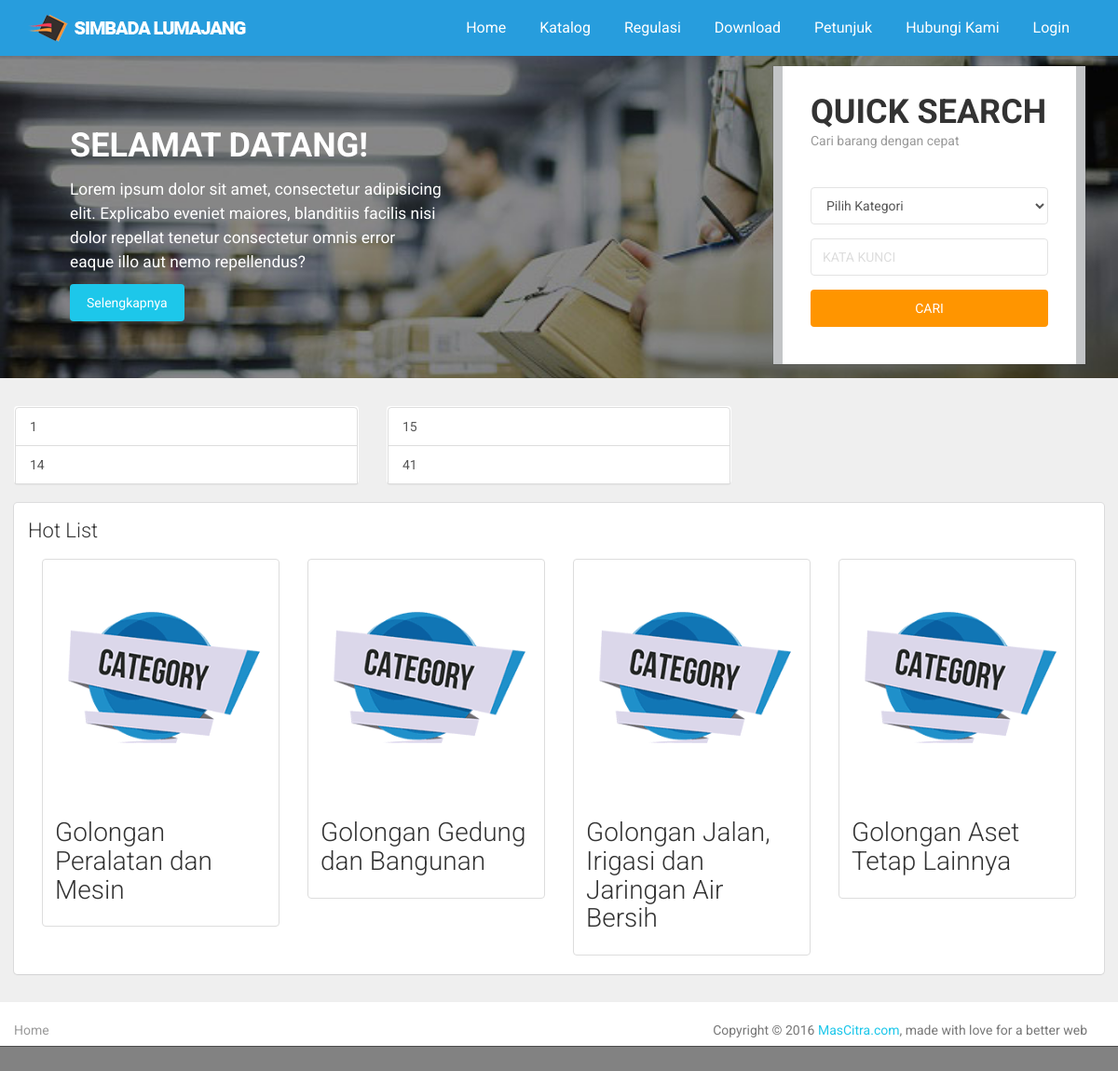
The page / on the database its author committed.
### tables this page shows
CREATE TABLE `kategori` (
  `id` int(11) NOT NULL,
  `kode_kategori` varchar(255) NOT NULL,
  `nama` varchar(255) NOT NULL,
  `kode_induk_kategori` varchar(255) DEFAULT NULL,
  `status` int(11) DEFAULT '1'
);

### application/controllers/Homepage.php (called while the page is built, shortened)
<?php
class Homepage extends MY_Controller
{
    public function __construct()
    {
        $this->data['css'] = 'homepage';
        $this->load->model(array('kategori_m', 'barang_m'));
    }
    public function index()
    {
        $this->data['content'] = 'home';
        $this->data['info'] = $this->pengumuman_m->get_info();
        $this->data['daftar'] = $this->kategori_m->getKategoriWithChild();
        $this->data['kategori'] = $this->kategori_m->limit(4)->get_many_by(array('kode_induk_kategori' => NULL));
        $this->load->view('homepage/index', $this->data);
    }
}

### application/core/MY_Controller.php (called while the page is built, shortened)
<?php
class MY_Controller extends CI_Controller
{
    public function _remap($method, $param = array())
    {
        if (method_exists($this, $method) && $method != 'index') {
            return call_user_func_array(array($this, $method), $param);
        } else {
            $this->index();
        }
    }
}

### index.php (called while the page is built, shortened)
<?php
require_once BASEPATH . 'core/CodeIgniter.php';

### application/core/MY_Model.php (called while the page is built, shortened)
<?php
class MY_Model extends CI_Model
{
    protected $_table;
    public $_database;
    protected $return_type = 'object';
    protected $_temporary_return_type = NULL;
    public function __construct()
    {
        $this->_database = $this->db;
        $this->_temporary_return_type = $this->return_type;
    }
    public function get_many_by()
    {
        return $this->get_all();
    }
    public function get_all()
    {
        $result = $this->_database->get($this->_table)
                           ->{$this->_return_type(1)}();
        $this->_temporary_return_type = $this->return_type;
        return $result;
    }
    public function limit($limit, $offset = 0)
    {
        $this->_database->limit($limit, $offset);
        return $this;
    }
    private function _fetch_table()
    {
        if ($this->_table == NULL)
        {
            $this->_table = plural(preg_replace('/(_m|_model)?$/', '', strtolower(get_class($this))));
        }
    }
    protected function _set_where($params)
    {
        if (count($params) == 1 && is_array($params[0]))
        {
            foreach ($params[0] as $field => $filter)
            {
                if (is_array($filter))
                {
                    $this->_database->where_in($field, $filter);
                }
                else
                {
                    if (is_int($field))
                    {
                        $this->_database->where($filter);
                    }
                    else
                    {
                        $this->_database->where($field, $filter);
                    }
                }
            }
        }
    }
    protected function _return_type($multi = FALSE)
    {
        $method = ($multi) ? 'result' : 'row';
        return $this->_temporary_return_type == 'array' ? $method . '_array' : $method;
    }
}

### application/models/Kategori_m.php (called while the page is built, shortened)
<?php
class kategori_m extends MY_Model
{
    public function __construct()
    {
        $this->_table = 'kategori';
    }
    public function getKategoriWithChild()
    {
        $result = $this->kategori_m->get_many_by(array('status' => '1'));
        $induk = array();
        foreach ($result as $list) {
            if (strlen($list->kode_kategori) == 2) {
                array_push($induk, $list);
            }
        }
        $limit = count($induk);
        $indukDanSub = array();
        for ($i = 0; $i < $limit; $i++) {
            $j = 0;
            $indukDanSub[$i][$j++] = $induk[$i]->id;
            $indukDanSub[$i][$j] = $induk[$i]->nama;
            $result = $this->kategori_m->get_many_by(array('kode_induk_kategori' => $induk[$i]->kode_kategori, 'status' => '1'));
            foreach ($result as $list){
                $j++;
                $indukDanSub[$i][$j++] = $list->id;
                $indukDanSub[$i][$j] = $list->nama;
            }
        }
        return $indukDanSub;
    }
}

### application/views/homepage/_home.php (the view, shortened to what this page needs)
<div class='row' id="highlight">
    <div class="col-lg-5">
        <div id="desc">
            <h2>SELAMAT DATANG!</h2>
            <p>
                Lorem ipsum dolor sit amet, consectetur adipisicing elit.
                Explicabo eveniet maiores, blanditiis facilis nisi dolor repellat tenetur
                consectetur omnis error eaque illo aut nemo repellendus?
            </p>
            <button class="btn btn-info btn-fill">Selengkapnya</button>
        </div>
    </div>
    <div class="col-lg-7">
        <div class="card">
            <div class="header">
                <h2 class="title">QUICK SEARCH</h2>
                <span class="category">Cari barang dengan cepat</span>
            </div>
            <div class="content">
                <div class="form-group">
                    <select class="form-control" name="">
                        <option value="">Pilih Kategori</option>
                    </select>
                </div>
                <div class="form-group">
                    <input type="text" class="form-control" placeholder="KATA KUNCI">
                </div>
                <div class="form-group">
                    <button class="btn btn-warning btn-fill btn-block">CARI</button>
                </div>
            </div>
        </div>
    </div>
</div>
<div class="row">
    <?php
    $countList = count($daftar);
    $listNumber = 0;
    ?>
    <?php for ($i = 0; $i < 3; $i++): ?>
        <div class="col-xs-6 col-md-4">
            <div class="panel list-group">
                <?php for ($j = 0; $j < 2; $j++): ?>
                    <?php if ($listNumber < $countList) { ?>
                        <?php $row = count($daftar[$listNumber]); ?>
                        <?php if ($row > 1) { ?>
                            <button class="list-group-item" data-toggle="collapse"
                                    data-target="#sm<?= $i . '' . $j ?>"><?= $daftar[$listNumber][0] ?>
                            </button>
                        <?php } else { ?>
                            <a class="list-group-item" href="#"><?= $daftar[$listNumber][0] ?>
                            </a>
                        <?php } ?>
                        <?php $listNumber++; ?>
                    <?php } ?>
                <?php endfor; ?>
            </div>
        </div>
    <?php endfor;
    end: ?>
</div>
<div class="container-fluid" id="hot-list">
    <div class="row card">
        <div class="header">
            <h4 class="title">Hot List</h4>
        </div>
        <div class="content">
            <?php foreach ($kategori as $list): ?>
                <a href="<?= site_url('homepage/daftar?kategori=') . $list->id ?>">
                    <div class="col-sm-6 col-md-4 col-lg-3">
                        <div class="thumbnail">
                            <img src="<?= base_url('assets/img/kategori.gif') ?>" alt="...">
                            <div class="caption">
                                <h3><?= $list->nama ?></h3>
                            </div>
                        </div>
                    </div>
                </a>
            <?php endforeach; ?>
        </div>
    </div>
</div>

### application/views/homepage/index.php (shortened to what this page needs)
<!DOCTYPE html>
<html lang="en">
<head>
    <?php $this->load->view('homepage/css');?>
</head>
<body>
<?php $this->load->view('homepage/navbar');?>
<div class="container-fluid" style="margin-top: 4em">
<?php if (isset($content)): $this->load->view('homepage/_' . $content);endif;?>
</div>
<div class="pengumuman">
</div>
<?php $this->load->view('homepage/_footer');?>
</body>
</html>

### application/views/homepage/css.php (shortened to what this page needs)
<link href="<?=base_url('assets/plugin/bootstrap/css/bootstrap.min.css')?>" rel="stylesheet" />
<link href="<?=base_url('assets/css/navbar-color.css')?>" rel="stylesheet" />
<link href="<?=base_url('assets/plugin/template/css/animate.min.css')?>" rel="stylesheet"/>
<link href="<?=base_url('assets/plugin/jquery-ui/jquery-ui.min.css')?>" rel="stylesheet"/>
<link href="<?=base_url('assets/plugin/template/css/light-bootstrap-dashboard.css')?>" rel="stylesheet"/>
<link href="<?=base_url('assets/plugin/fontawesome/css/font-awesome.min.css')?>" rel="stylesheet" />
<?php if(isset($css) && $css != ''): ?>
	<link href="<?=base_url()?>assets/css/_<?=$css?>.css" rel="stylesheet" />
<?php endif ?>

### application/views/homepage/navbar.php (shortened to what this page needs)
<nav class="navbar navbar-trans navbar-fixed-top" role="navigation">
    <div class="container">
        <div class="navbar-header">
            <a class="navbar-brand" href="#">
                <img alt="SIAGA" src="<?= base_url('assets/img/icon-sm.png') ?>">
            </a>
        </div>
        <div class="navbar-collapse collapse navbar-right" id="navbar-collapsible">
            <ul class="nav navbar-nav navbar-left">
                <li><a href="#">Home</a></li>
                <li><a href="#">Katalog</a></li>
                <li><a href="#">Regulasi</a></li>
                <li><a href="#">Download</a></li>
                <li><a href="#">Petunjuk</a></li>
                <li><a href="#">Hubungi Kami</a></li>
                <li><a href="<?= site_url('users/login') ?>">Login</a></li>
                <li>&nbsp;</li>
            </ul>
        </div>
    </div>
</nav>

### application/views/homepage/_footer.php
<footer class="footer" style="padding-bottom: 1em">
    <div class="container-fluid">
        <nav class="pull-left">
            <ul>
                <li>
                    <a href="#">
                        Home
                    </a>
                </li>
            </ul>
        </nav>
        <p class="copyright pull-right">
            Copyright &copy; 2016 <a href="http://www.mascitra.com">MasCitra.com</a>, made with love for a better web
        </p>
    </div>
</footer>

### assets/css/navbar-color.css (style rules this page uses)
.navbar-trans { background-color:#279ddd; color:#fff; }
.navbar-trans a { color:#fefefe; }

### assets/css/_homepage.css (style rules this page uses)
body { background-color: #efefef; }
.navbar { margin-bottom: 0; }
#highlight { display: flex; align-items: center; height:350px; margin-bottom: 30px; background: grey url(../img/highlight.jpg); background-size: cover; background-position: center center; }
#highlight #desc { margin: 10px; padding-left: 50px; color: #FFF; }
#highlight #desc h2 { font-weight: bolder; }
#highlight #desc p { font-size: 13pt; }
#highlight .card { width: 50%; float: right; padding:15px; margin: 5px; margin-right: 20px; border-radius: 0; background-color: rgba(255,255,255,1); border-right: 10px #c2c4c6 solid; border-left: 10px #c2c4c6 solid; }
#highlight .card .title { font-weight: bold; }
#highlight .card .content { margin-top: 25px; }

### application/views/homepage/css.php (style rules this page uses)
.pengumuman { width: 100%; height: 27px; position: fixed; padding: 5px; bottom: 0px; z-index: 9999; background-color: rgba(1,1,1,0.7); border-top: 1px black solid; opacity: 0.7; }

### rows shown on the page
kategori: id "14", nama "Golongan Gedung dan Bangunan"
kategori: id "15", nama "Golongan Jalan, Irigasi dan Jaringan Air Bersih"
kategori: nama "Golongan Peralatan dan Mesin"
kategori: nama "Golongan Aset Tetap Lainnya"

### other values the page prints
$daftar[$listNumber][0] "1"
$daftar[$listNumber][0] "41"
